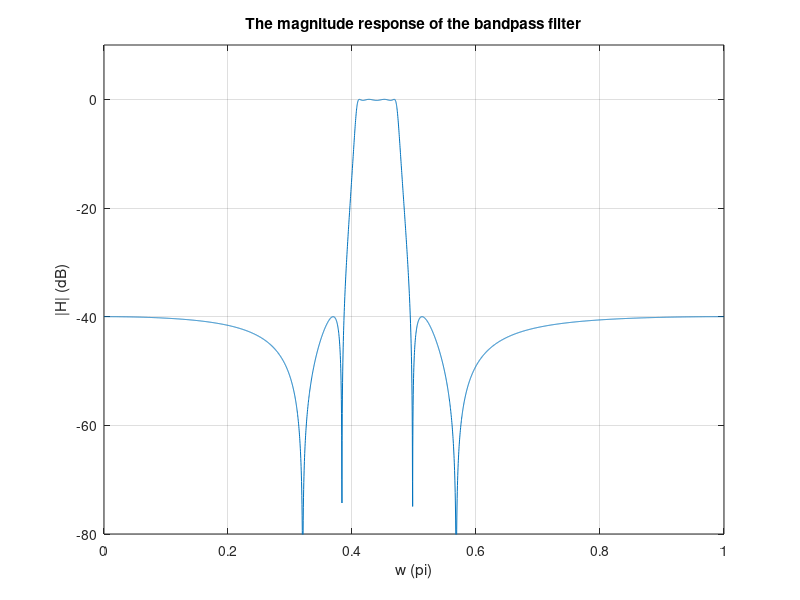
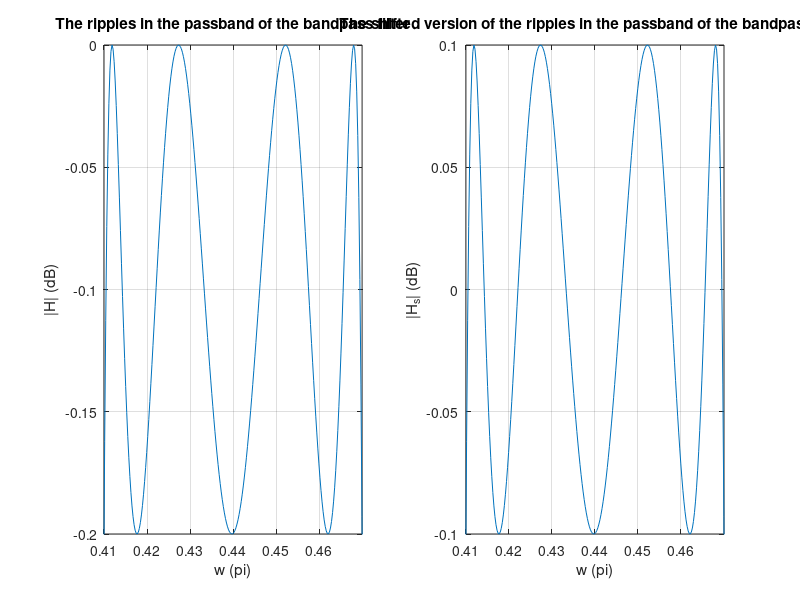
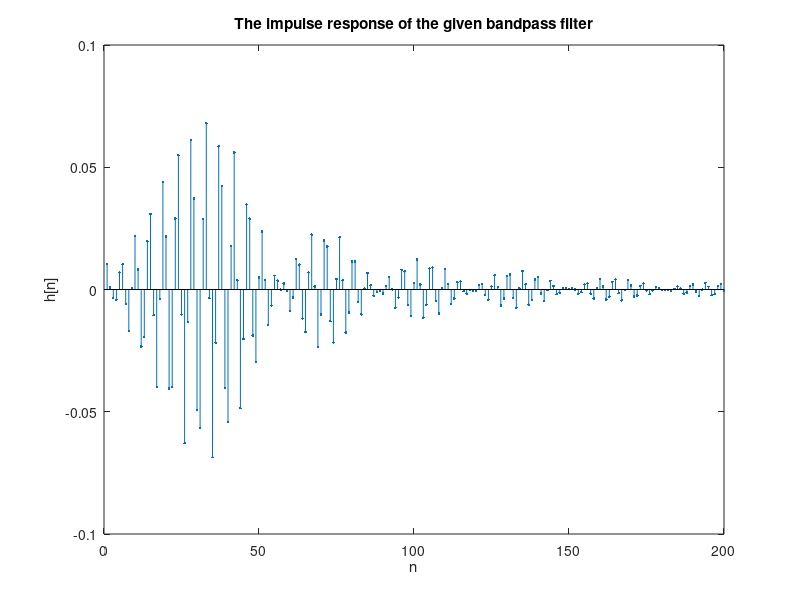

These figures' MATLAB source, in order:
%-----------------------------part a--------------------------------------%
[b,a] = ellip(4,.2,40,[.41 .47]);

[H,w] = freqz(b,a,4096);

figure(1);
plot(w/pi,20*log10(abs(H)));
axis([0 1 -80 10]);
xlabel('w (pi)');
ylabel('|H| (dB)');
title('The magnitude response of the bandpass filter');
grid on;

%-----------------------------part b--------------------------------------%

figure(2);
subplot(1,2,1)
plot(w/pi,20*log10(abs(H)));
axis([0.41 0.47 -0.2 0]);
xlabel('w (pi)');
ylabel('|H| (dB)');
title('The ripples in the passband of the bandpass filter');
grid on;

bnew = b.*10^0.005; % this is explained in the report
[H,w] = freqz(bnew,a,4096);

subplot(1,2,2)
plot(w/pi,20*log10(abs(H)));
grid on;
axis([0.41 0.47 -0.1 0.1]);
xlabel('w (pi)');
ylabel('|H_s| (dB)');
title('The shifted version of the ripples in the passband of the bandpass filter');

%-----------------------------part c--------------------------------------%
h = filter(b,a,[1 zeros(1,4095)]);

figure(3)
stem(h(1:200),'.');
xlabel('n');
ylabel('h[n]');
title('The impulse response of the given bandpass filter');